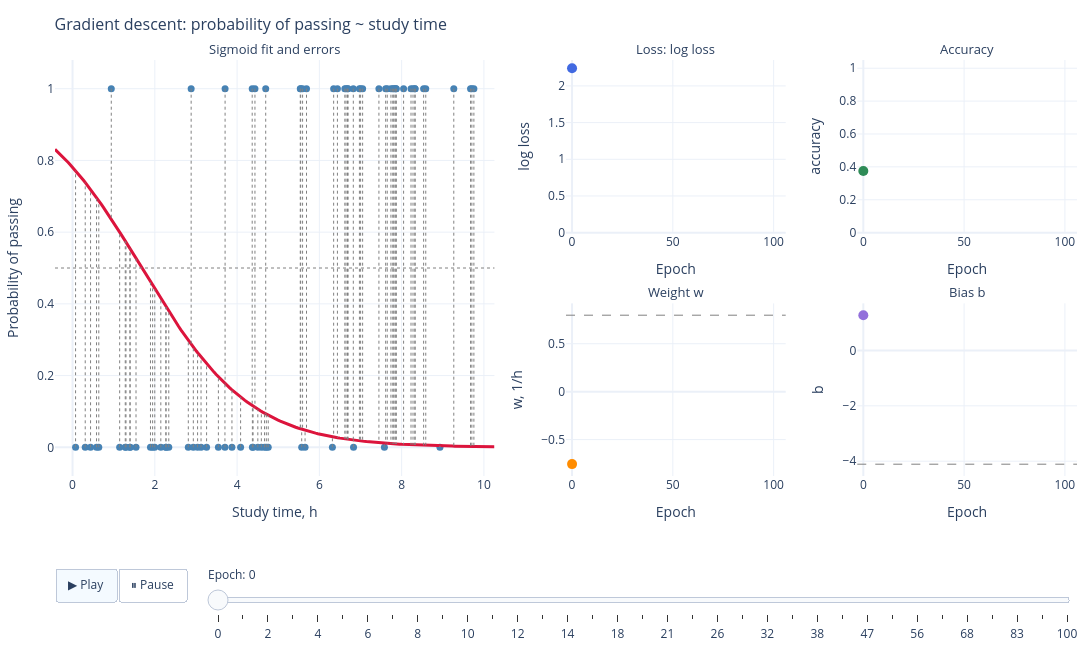

Notebook code for this chart:
### Markdown cell above
## Training animation

### Code cell
plot_training(X, Y, hist, w_ref, b_ref).show()

### Figure 1 — Plotly figure (JSON) as saved in the notebook; plotly's stock layout.template omitted (floating-point values rounded to 4 significant figures; data arrays with more than 128 entries replaced by an {"elided": "..."} marker saying what was removed)
{"data": [{"marker": {"color": "steelblue", "size": 7}, "mode": "markers", "type": "scatter", "x": [7.74, 4.389, 8.586, 6.974, 0.9418, 9.756, 7.611, 7.861, 1.281, 4.504, 3.708, 9.268, 6.439, 8.228, 4.434, 2.272, 5.546, 0.6382, 8.276, 6.317, 7.581, 3.545, 9.707, 8.931, 7.784, 1.946, 4.667, 0.438, 1.543, 6.83, 7.448, 9.675, 3.258, 3.705, 4.696, 1.895, 1.299, 4.757, 2.269, 6.698, 4.372, 8.327, 7.003, 3.124, 8.323, 8.048, 3.875, 2.883, 6.825, 1.398, 1.999, 0.07362, 7.869, 6.649, 7.052, 7.807, 4.589, 5.687, 1.398, 1.145, 6.684, 4.711, 5.652, 7.65, 6.347, 5.536, 5.592, 3.04, 0.3082, 4.367, 2.146, 4.085, 8.534, 2.339, 0.583, 2.814, 2.936, 6.619, 5.57, 7.839], "xaxis": "x", "y": [1.0, 0.0, 1.0, 1.0, 1.0, 1.0, 1.0, 1.0, 0.0, 0.0, 1.0, 1.0, 1.0, 1.0, 1.0, 0.0, 1.0, 0.0, 1.0, 0.0, 0.0, 0.0, 1.0, 0.0, 1.0, 0.0, 0.0, 0.0, 0.0, 0.0, 1.0, 1.0, 0.0, 0.0, 1.0, 0.0, 0.0, 0.0, 0.0, 1.0, 0.0, 1.0, 1.0, 0.0, 1.0, 1.0, 0.0, 1.0, 1.0, 0.0, 0.0, 0.0, 1.0, 1.0, 1.0, 1.0, 0.0, 1.0, 0.0, 0.0, 1.0, 0.0, 0.0, 1.0, 1.0, 1.0, 1.0, 0.0, 0.0, 1.0, 0.0, 0.0, 1.0, 0.0, 0.0, 0.0, 0.0, 1.0, 0.0, 1.0], "yaxis": "y"}, {"line": {"color": "crimson", "width": 3}, "mode": "lines", "type": "scatter", "x": {"elided": "200 float values"}, "xaxis": "x", "y": {"elided": "200 float values"}, "yaxis": "y"}, {"line": {"color": "gray", "dash": "dot", "width": 1}, "mode": "lines", "type": "scatter", "x": {"elided": "240 float values"}, "xaxis": "x", "y": {"elided": "240 float values"}, "yaxis": "y"}, {"line": {"color": "royalblue"}, "mode": "lines", "type": "scatter", "x": [0], "xaxis": "x2", "y": [2.241], "yaxis": "y2"}, {"marker": {"color": "royalblue", "size": 10}, "mode": "markers", "type": "scatter", "x": [0], "xaxis": "x2", "y": [2.241], "yaxis": "y2"}, {"line": {"color": "seagreen"}, "mode": "lines", "type": "scatter", "x": [0], "xaxis": "x3", "y": [0.375], "yaxis": "y3"}, {"marker": {"color": "seagreen", "size": 10}, "mode": "markers", "type": "scatter", "x": [0], "xaxis": "x3", "y": [0.375], "yaxis": "y3"}, {"line": {"color": "darkorange"}, "mode": "lines", "type": "scatter", "x": [0], "xaxis": "x4", "y": [-0.7555], "yaxis": "y4"}, {"marker": {"color": "darkorange", "size": 10}, "mode": "markers", "type": "scatter", "x": [0], "xaxis": "x4", "y": [-0.7555], "yaxis": "y4"}, {"line": {"color": "mediumpurple"}, "mode": "lines", "type": "scatter", "x": [0], "xaxis": "x5", "y": [1.271], "yaxis": "y5"}, {"marker": {"color": "mediumpurple", "size": 10}, "mode": "markers", "type": "scatter", "x": [0], "xaxis": "x5", "y": [1.271], "yaxis": "y5"}], "layout": {"annotations": [{"font": {"size": 13}, "showarrow": false, "text": "Sigmoid fit and errors", "x": 0.215, "xanchor": "center", "xref": "paper", "y": 1, "yanchor": "bottom", "yref": "paper"}, {"font": {"size": 13}, "showarrow": false, "text": "Loss: log loss", "x": 0.6075, "xanchor": "center", "xref": "paper", "y": 1, "yanchor": "bottom", "yref": "paper"}, {"font": {"size": 13}, "showarrow": false, "text": "Accuracy", "x": 0.8925, "xanchor": "center", "xref": "paper", "y": 1, "yanchor": "bottom", "yref": "paper"}, {"font": {"size": 13}, "showarrow": false, "text": "Weight w", "x": 0.6075, "xanchor": "center", "xref": "paper", "y": 0.415, "yanchor": "bottom", "yref": "paper"}, {"font": {"size": 13}, "showarrow": false, "text": "Bias b", "x": 0.8925, "xanchor": "center", "xref": "paper", "y": 0.415, "yanchor": "bottom", "yref": "paper"}], "height": 650, "margin": {"b": 110, "l": 55, "r": 15, "t": 60}, "shapes": [{"line": {"color": "gray", "dash": "dash", "width": 1}, "type": "line", "x0": 0, "x1": 1, "xref": "x4 domain", "y0": 0.7977, "y1": 0.7977, "yref": "y4"}, {"line": {"color": "gray", "dash": "dash", "width": 1}, "type": "line", "x0": 0, "x1": 1, "xref": "x5 domain", "y0": -4.109, "y1": -4.109, "yref": "y5"}, {"line": {"color": "gray", "dash": "dot", "width": 1}, "type": "line", "x0": 0, "x1": 1, "xref": "x domain", "y0": 0.5, "y1": 0.5, "yref": "y"}], "showlegend": false, "sliders": [{"currentvalue": {"prefix": "Epoch: "}, "len": 0.85, "steps": [{"args": [["0"], {"frame": {"duration": 120, "redraw": true}, "mode": "immediate", "transition": {"duration": 0}}], "label": "0", "method": "animate"}, {"args": [["1"], {"frame": {"duration": 120, "redraw": true}, "mode": "immediate", "transition": {"duration": 0}}], "label": "1", "method": "animate"}, {"args": [["2"], {"frame": {"duration": 120, "redraw": true}, "mode": "immediate", "transition": {"duration": 0}}], "label": "2", "method": "animate"}, {"args": [["3"], {"frame": {"duration": 120, "redraw": true}, "mode": "immediate", "transition": {"duration": 0}}], "label": "3", "method": "animate"}, {"args": [["4"], {"frame": {"duration": 120, "redraw": true}, "mode": "immediate", "transition": {"duration": 0}}], "label": "4", "method": "animate"}, {"args": [["5"], {"frame": {"duration": 120, "redraw": true}, "mode": "immediate", "transition": {"duration": 0}}], "label": "5", "method": "animate"}, {"args": [["6"], {"frame": {"duration": 120, "redraw": true}, "mode": "immediate", "transition": {"duration": 0}}], "label": "6", "method": "animate"}, {"args": [["7"], {"frame": {"duration": 120, "redraw": true}, "mode": "immediate", "transition": {"duration": 0}}], "label": "7", "method": "animate"}, {"args": [["8"], {"frame": {"duration": 120, "redraw": true}, "mode": "immediate", "transition": {"duration": 0}}], "label": "8", "method": "animate"}, {"args": [["9"], {"frame": {"duration": 120, "redraw": true}, "mode": "immediate", "transition": {"duration": 0}}], "label": "9", "method": "animate"}, {"args": [["10"], {"frame": {"duration": 120, "redraw": true}, "mode": "immediate", "transition": {"duration": 0}}], "label": "10", "method": "animate"}, {"args": [["11"], {"frame": {"duration": 120, "redraw": true}, "mode": "immediate", "transition": {"duration": 0}}], "label": "11", "method": "animate"}, {"args": [["12"], {"frame": {"duration": 120, "redraw": true}, "mode": "immediate", "transition": {"duration": 0}}], "label": "12", "method": "animate"}, {"args": [["13"], {"frame": {"duration": 120, "redraw": true}, "mode": "immediate", "transition": {"duration": 0}}], "label": "13", "method": "animate"}, {"args": [["14"], {"frame": {"duration": 120, "redraw": true}, "mode": "immediate", "transition": {"duration": 0}}], "label": "14", "method": "animate"}, {"args": [["16"], {"frame": {"duration": 120, "redraw": true}, "mode": "immediate", "transition": {"duration": 0}}], "label": "16", "method": "animate"}, {"args": [["18"], {"frame": {"duration": 120, "redraw": true}, "mode": "immediate", "transition": {"duration": 0}}], "label": "18", "method": "animate"}, {"args": [["19"], {"frame": {"duration": 120, "redraw": true}, "mode": "immediate", "transition": {"duration": 0}}], "label": "19", "method": "animate"}, {"args": [["21"], {"frame": {"duration": 120, "redraw": true}, "mode": "immediate", "transition": {"duration": 0}}], "label": "21", "method": "animate"}, {"args": [["24"], {"frame": {"duration": 120, "redraw": true}, "mode": "immediate", "transition": {"duration": 0}}], "label": "24", "method": "animate"}, {"args": [["26"], {"frame": {"duration": 120, "redraw": true}, "mode": "immediate", "transition": {"duration": 0}}], "label": "26", "method": "animate"}, {"args": [["29"], {"frame": {"duration": 120, "redraw": true}, "mode": "immediate", "transition": {"duration": 0}}], "label": "29", "method": "animate"}, {"args": [["32"], {"frame": {"duration": 120, "redraw": true}, "mode": "immediate", "transition": {"duration": 0}}], "label": "32", "method": "animate"}, {"args": [["35"], {"frame": {"duration": 120, "redraw": true}, "mode": "immediate", "transition": {"duration": 0}}], "label": "35", "method": "animate"}, {"args": [["38"], {"frame": {"duration": 120, "redraw": true}, "mode": "immediate", "transition": {"duration": 0}}], "label": "38", "method": "animate"}, {"args": [["42"], {"frame": {"duration": 120, "redraw": true}, "mode": "immediate", "transition": {"duration": 0}}], "label": "42", "method": "animate"}, {"args": [["47"], {"frame": {"duration": 120, "redraw": true}, "mode": "immediate", "transition": {"duration": 0}}], "label": "47", "method": "animate"}, {"args": [["51"], {"frame": {"duration": 120, "redraw": true}, "mode": "immediate", "transition": {"duration": 0}}], "label": "51", "method": "animate"}, {"args": [["56"], {"frame": {"duration": 120, "redraw": true}, "mode": "immediate", "transition": {"duration": 0}}], "label": "56", "method": "animate"}, {"args": [["62"], {"frame": {"duration": 120, "redraw": true}, "mode": "immediate", "transition": {"duration": 0}}], "label": "62", "method": "animate"}, {"args": [["68"], {"frame": {"duration": 120, "redraw": true}, "mode": "immediate", "transition": {"duration": 0}}], "label": "68", "method": "animate"}, {"args": [["75"], {"frame": {"duration": 120, "redraw": true}, "mode": "immediate", "transition": {"duration": 0}}], "label": "75", "method": "animate"}, {"args": [["83"], {"frame": {"duration": 120, "redraw": true}, "mode": "immediate", "transition": {"duration": 0}}], "label": "83", "method": "animate"}, {"args": [["91"], {"frame": {"duration": 120, "redraw": true}, "mode": "immediate", "transition": {"duration": 0}}], "label": "91", "method": "animate"}, {"args": [["100"], {"frame": {"duration": 120, "redraw": true}, "mode": "immediate", "transition": {"duration": 0}}], "label": "100", "method": "animate"}], "x": 0.15, "y": -0.16}], "title": {"font": {"size": 16}, "text": "Gradient descent: probability of passing ~ study time"}, "updatemenus": [{"buttons": [{"args": [null, {"frame": {"duration": 120, "redraw": true}, "mode": "immediate", "transition": {"duration": 0}}], "label": "▶ Play", "method": "animate"}, {"args": [[null], {"frame": {"duration": 0, "redraw": false}, "mode": "immediate"}], "label": "⏸ Pause", "method": "animate"}], "direction": "left", "type": "buttons", "x": 0, "xanchor": "left", "y": -0.22}], "width": 1200, "xaxis": {"anchor": "y", "domain": [0, 0.43], "range": [-0.4264, 10.26], "title": {"text": "Study time, h"}}, "xaxis2": {"anchor": "y2", "domain": [0.5, 0.715], "range": [-3, 106], "title": {"text": "Epoch"}}, "xaxis3": {"anchor": "y3", "domain": [0.785, 1], "range": [-3, 106], "title": {"text": "Epoch"}}, "xaxis4": {"anchor": "y4", "domain": [0.5, 0.715], "range": [-3, 106], "title": {"text": "Epoch"}}, "xaxis5": {"anchor": "y5", "domain": [0.785, 1], "range": [-3, 106], "title": {"text": "Epoch"}}, "yaxis": {"anchor": "x", "domain": [0, 1], "range": [-0.08, 1.08], "title": {"text": "Probability of passing"}}, "yaxis2": {"anchor": "x2", "domain": [0.585, 1], "range": [0, 2.354], "title": {"text": "log loss"}}, "yaxis3": {"anchor": "x3", "domain": [0.585, 1], "range": [0, 1.05], "title": {"text": "accuracy"}}, "yaxis4": {"anchor": "x4", "domain": [0, 0.415], "range": [-0.8797, 0.9212], "title": {"text": "w, 1/h"}}, "yaxis5": {"anchor": "x5", "domain": [0, 0.415], "range": [-4.535, 1.701], "title": {"text": "b"}}}}
